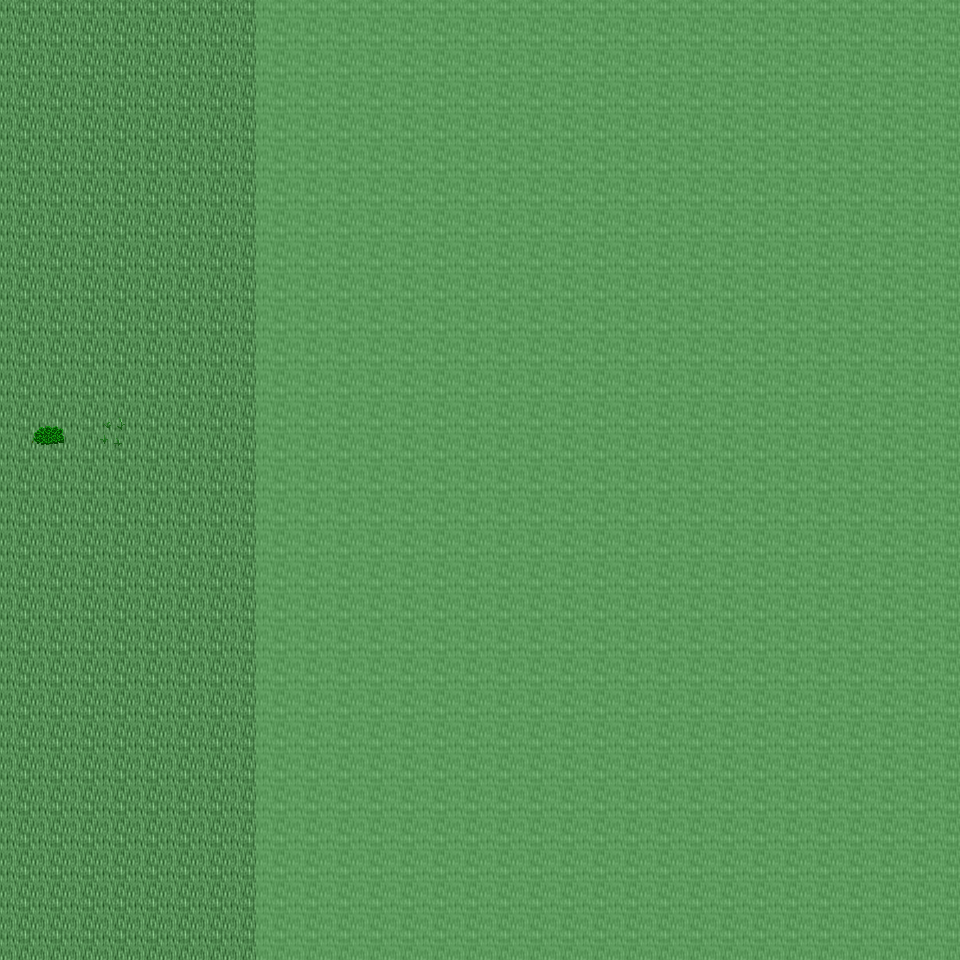

This is a level from a 2D game, rendered from its Tiled map with the project's own tilesets. A one-line summary and the map file follow, with tile-layer data summarised:
An orthogonal 30x30 tile map with 32x32 px tiles, 6 tile layers (Ground, Object, Object2, Above, ...), 19 tilesets and 3 objects (3x mapchange).

<map version="1.0" orientation="orthogonal" renderorder="right-down" width="30" height="30" tilewidth="32" tileheight="32" nextobjectid="4">
  <tileset firstgid="1" name="tileset_ground_ground" tilewidth="32" tileheight="32" tilecount="33" columns="3">
    <image source="../drawable/tileset_ground_ground.png" width="96" height="352" />
  </tileset>
  <tileset firstgid="34" name="tileset_ground_ridge_earth_dark" tilewidth="32" tileheight="32" tilecount="96" columns="12">
    <image source="../drawable/tileset_ground_ridge_earth_dark.png" width="384" height="256" />
  </tileset>
  <tileset firstgid="130" name="tileset_plant_flower_daisy_white" tilewidth="32" tileheight="32" tilecount="8" columns="2">
    <image source="../drawable/tileset_plant_flower_daisy_white.png" width="64" height="128" />
  </tileset>
  <tileset firstgid="138" name="tileset_plant_grasses" tilewidth="32" tileheight="32" tilecount="6" columns="3">
    <image source="../drawable/tileset_plant_grasses.png" width="96" height="64" />
  </tileset>
  <tileset firstgid="144" name="tileset_plant_tree_tree_fluffy" tilewidth="32" tileheight="32" tilecount="12" columns="4">
    <image source="../drawable/tileset_plant_tree_tree_fluffy.png" width="128" height="96" />
  </tileset>
  <tileset firstgid="156" name="tileset_plant_bush_bushes" tilewidth="32" tileheight="32" tilecount="10" columns="5">
    <image source="../drawable/tileset_plant_bush_bushes.png" width="160" height="64" />
  </tileset>
  <tileset firstgid="166" name="tileset_logic_collision" tilewidth="32" tileheight="32" tilecount="1" columns="1">
    <image source="../drawable/tileset_logic_collision.png" width="32" height="32" />
  </tileset>
  <tileset firstgid="167" name="tileset_ground_dry_grass" tilewidth="32" tileheight="32" tilecount="54" columns="9">
    <image source="../drawable/tileset_ground_dry_grass.png" width="288" height="192" />
  </tileset>
  <tileset firstgid="221" name="tileset_ground_earth_edges" tilewidth="32" tileheight="32" tilecount="18" columns="6">
    <image source="../drawable/tileset_ground_earth_edges.png" width="192" height="96" />
  </tileset>
  <tileset firstgid="239" name="tileset_ground_grass_corners" tilewidth="32" tileheight="32" tilecount="24" columns="6">
    <image source="../drawable/tileset_ground_grass_corners.png" width="192" height="128" />
  </tileset>
  <tileset firstgid="263" name="tileset_plant_tree_evergreen" tilewidth="32" tileheight="32" tilecount="36" columns="3">
    <image source="../drawable/tileset_plant_tree_evergreen.png" width="96" height="384" />
  </tileset>
  <tileset firstgid="299" name="tileset_plant_tree_tree_darkgreen" tilewidth="32" tileheight="32" tilecount="88" columns="8">
    <image source="../drawable/tileset_plant_tree_tree_darkgreen.png" width="256" height="352" />
  </tileset>
  <tileset firstgid="387" name="tileset_building_decoration_rocks" tilewidth="32" tileheight="32" tilecount="6" columns="3">
    <image source="../drawable/tileset_building_decoration_rocks.png" width="96" height="64" />
  </tileset>
  <tileset firstgid="393" name="tileset_plant_stump_stump_pale_brown" tilewidth="32" tileheight="32" tilecount="4" columns="2">
    <image source="../drawable/tileset_plant_stump_stump_pale_brown.png" width="64" height="64" />
  </tileset>
  <tileset firstgid="397" name="tileset_plant_stump_int_small_stump_2" tilewidth="32" tileheight="32" tilecount="1" columns="1">
    <image source="../drawable/tileset_plant_stump_int_small_stump_2.png" width="32" height="32" />
  </tileset>
  <tileset firstgid="398" name="tileset_ground_rock_pebbles" tilewidth="32" tileheight="32" tilecount="3" columns="1">
    <image source="../drawable/tileset_ground_rock_pebbles.png" width="32" height="96" />
  </tileset>
  <tileset firstgid="401" name="tileset_plant_bush_bush_mult_colored" tilewidth="32" tileheight="32" tilecount="6" columns="3">
    <image source="../drawable/tileset_plant_bush_bush_mult_colored.png" width="96" height="64" />
  </tileset>
  <tileset firstgid="407" name="tileset_plant_tree_umbrella_thorn" tilewidth="32" tileheight="32" tilecount="18" columns="6">
    <image source="../drawable/tileset_plant_tree_umbrella_thorn.png" width="192" height="96" />
  </tileset>
  <tileset firstgid="425" name="tileset_building_house_3" tilewidth="32" tileheight="32" tilecount="48" columns="6">
    <image source="../drawable/tileset_building_house_3.png" width="192" height="256" />
  </tileset>
  <layer name="Ground" width="30" height="30">
    <data>[900 cells, 900 non-empty, 1 distinct tile ids]</data>
  </layer>
  <layer name="Object" width="30" height="30">
    <data>[900 cells, 9 non-empty, 6 distinct tile ids]</data>
  </layer>
  <layer name="Object2" width="30" height="30">
    <data>[900 cells, 0 non-empty, 0 distinct tile ids]</data>
  </layer>
  <layer name="Above" width="30" height="30">
    <data>[900 cells, 4 non-empty, 4 distinct tile ids]</data>
  </layer>
  <layer name="Above2" width="30" height="30">
    <data>[900 cells, 0 non-empty, 0 distinct tile ids]</data>
  </layer>
  <layer name="Walkable" width="30" height="30">
    <data>[900 cells, 660 non-empty, 1 distinct tile ids]</data>
  </layer>
  <objectgroup name="MapEvents">
    <object id="1" name="north" type="mapchange" x="0" y="0" width="256" height="32">
      <properties>
        <property name="map" value="0_ados_mountain_n2_w2_x4_y2" />
        <property name="place" value="south" />
      </properties>
    </object>
    <object id="2" name="south" type="mapchange" x="0" y="928" width="256" height="32">
      <properties>
        <property name="map" value="0_ados_mountain_n2_w2_x4_y4" />
        <property name="place" value="north" />
      </properties>
    </object>
    <object id="3" name="west" type="mapchange" x="0" y="0" width="32" height="960">
      <properties>
        <property name="map" value="0_ados_mountain_n2_w2_x3_y3" />
        <property name="place" value="east" />
      </properties>
    </object>
  </objectgroup>
</map>
